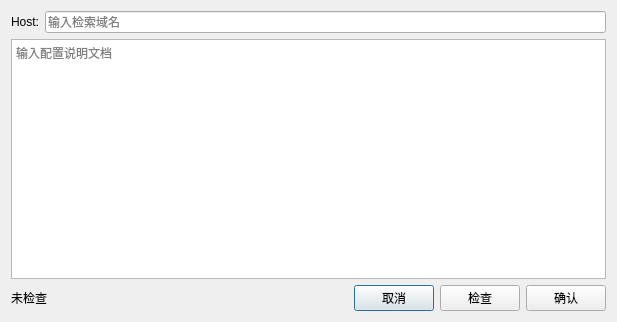
<?xml version="1.0" encoding="UTF-8"?>
<ui version="4.0">
 <class>ConfigShareMsgInput</class>
 <widget class="QDialog" name="ConfigShareMsgInput">
  <property name="geometry">
   <rect>
    <x>0</x>
    <y>0</y>
    <width>617</width>
    <height>322</height>
   </rect>
  </property>
  <property name="windowTitle">
   <string>Dialog</string>
  </property>
  <layout class="QVBoxLayout" name="verticalLayout">
   <item>
    <layout class="QHBoxLayout" name="hly_top">
     <item>
      <widget class="QLabel" name="lable_1">
       <property name="text">
        <string>Host:</string>
       </property>
      </widget>
     </item>
     <item>
      <widget class="QLineEdit" name="ledit_host">
       <property name="placeholderText">
        <string>输入检索域名</string>
       </property>
      </widget>
     </item>
    </layout>
   </item>
   <item>
    <widget class="QTextEdit" name="tedit_doc">
     <property name="placeholderText">
      <string>输入配置说明文档</string>
     </property>
    </widget>
   </item>
   <item>
    <layout class="QHBoxLayout" name="hly_bottom">
     <item>
      <widget class="QLabel" name="lb_check">
       <property name="text">
        <string>未检查</string>
       </property>
      </widget>
     </item>
     <item>
      <spacer name="hs_1">
       <property name="orientation">
        <enum>Qt::Horizontal</enum>
       </property>
       <property name="sizeHint" stdset="0">
        <size>
         <width>40</width>
         <height>20</height>
        </size>
       </property>
      </spacer>
     </item>
     <item>
      <widget class="QPushButton" name="btn_reject">
       <property name="text">
        <string>取消</string>
       </property>
      </widget>
     </item>
     <item>
      <widget class="QPushButton" name="btn_check">
       <property name="text">
        <string>检查</string>
       </property>
      </widget>
     </item>
     <item>
      <widget class="QPushButton" name="btn_confirm">
       <property name="text">
        <string>确认</string>
       </property>
      </widget>
     </item>
    </layout>
   </item>
  </layout>
 </widget>
 <resources/>
 <connections/>
</ui>
